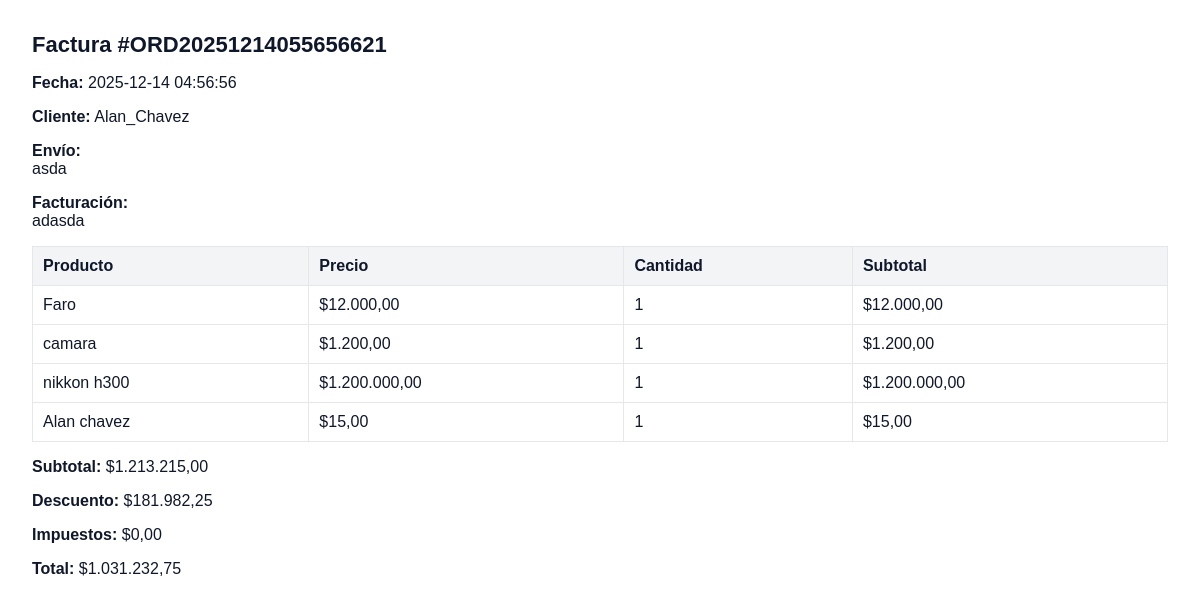
Screenshot of /admin/pedidos/factura?id=2 (signed in) with the database file from the repository.
### tables this page shows
CREATE TABLE `orders` (
  `id` int(11) NOT NULL AUTO_INCREMENT,
  `order_number` varchar(50) NOT NULL,
  `user_id` int(11) NOT NULL,
  `status` enum('pending','processing','shipped','delivered','cancelled','returned') DEFAULT 'pending',
  `total_amount` decimal(10,2) NOT NULL,
  `subtotal` decimal(10,2) NOT NULL,
  `tax_amount` decimal(10,2) DEFAULT 0.00,
  `discount_amount` decimal(10,2) DEFAULT 0.00,
  `coupon_code` varchar(50) DEFAULT NULL,
  `shipping_address` text NOT NULL,
  `billing_address` text DEFAULT NULL,
  `payment_method` varchar(50) DEFAULT NULL,
  `payment_status` enum('pending','completed','failed','refunded') DEFAULT 'pending',
  `transaction_id` varchar(100) DEFAULT NULL,
  `tracking_code` varchar(100) DEFAULT NULL,
  `shipping_status` varchar(100) DEFAULT NULL,
  `notes` text DEFAULT NULL,
  `created_at` timestamp NOT NULL DEFAULT current_timestamp(),
  `updated_at` timestamp NOT NULL DEFAULT current_timestamp() ON UPDATE current_timestamp(),
  PRIMARY KEY (`id`),
  UNIQUE KEY `order_number` (`order_number`),
  KEY `idx_user` (`user_id`),
  KEY `idx_status` (`status`),
  KEY `idx_payment_status` (`payment_status`),
  KEY `idx_created` (`created_at`),
  CONSTRAINT `orders_ibfk_1` FOREIGN KEY (`user_id`) REFERENCES `users` (`id`) ON DELETE CASCADE
);

CREATE TABLE `users` (
  `id` int(11) NOT NULL AUTO_INCREMENT,
  `uuid` char(36) NOT NULL,
  `nombre` varchar(150) NOT NULL,
  `email` varchar(150) NOT NULL,
  `password` varchar(255) NOT NULL,
  `role` enum('admin','cliente','Dueno') DEFAULT 'cliente',
  `created_at` timestamp NOT NULL DEFAULT current_timestamp(),
  `updated_at` timestamp NOT NULL DEFAULT current_timestamp() ON UPDATE current_timestamp(),
  PRIMARY KEY (`id`),
  UNIQUE KEY `uuid` (`uuid`),
  UNIQUE KEY `email` (`email`)
);

CREATE TABLE `order_items` (
  `id` int(11) NOT NULL AUTO_INCREMENT,
  `order_id` int(11) NOT NULL,
  `product_id` int(11) DEFAULT NULL,
  `product_name` varchar(255) NOT NULL,
  `price` decimal(10,2) NOT NULL,
  `quantity` int(11) NOT NULL,
  `subtotal` decimal(10,2) NOT NULL,
  PRIMARY KEY (`id`),
  KEY `idx_order` (`order_id`),
  KEY `idx_product` (`product_id`),
  CONSTRAINT `order_items_ibfk_1` FOREIGN KEY (`order_id`) REFERENCES `orders` (`id`) ON DELETE CASCADE
);

### src/controllers/OrderController.php (called while the page is built, shortened)
<?php
require_once __DIR__ . '/../core/db.php';
class OrderController
{
    private mysqli $conn;
    public function __construct()
    {
        global $conn;
        $this->conn = $conn;
    }
    private function fetchOrderById(int $orderId): ?array
    {
        $stmt = $this->conn->prepare("SELECT o.*, u.nombre as username FROM orders o LEFT JOIN users u ON o.user_id = u.id WHERE o.id = ?");
        $stmt->bind_param('i', $orderId);
        $stmt->execute();
        $order = $stmt->get_result()->fetch_assoc();
        $itemsStmt = $this->conn->prepare("SELECT * FROM order_items WHERE order_id = ?");
        $itemsStmt->bind_param('i', $orderId);
        $itemsStmt->execute();
        $order['items'] = $itemsStmt->get_result()->fetch_all(MYSQLI_ASSOC);
        return $order;
    }
    public function adminInvoice(): void
    {
        $orderId = isset($_GET['id']) ? (int)$_GET['id'] : 0;
        $order = $this->fetchOrderById($orderId);
        $orderLocal = $order;
        $order = $orderLocal;
        require __DIR__ . '/../views/orders/invoice.php';
    }
}

### index.php (called while the page is built, shortened)
<?php
require_once __DIR__ . '/src/core/router.php';

### src/views/orders/invoice.php (the view, shortened to what this page needs)
<!DOCTYPE html>
<html lang="es">
<head>
</head>
<body>
  <h1>Factura #<?= htmlspecialchars($order['order_number']) ?></h1>
  <p><strong>Fecha:</strong> <?= htmlspecialchars($order['created_at']) ?></p>
  <p><strong>Cliente:</strong> <?= htmlspecialchars($order['username'] ?? ('Usuario #' . $order['user_id'])) ?></p>
  <p><strong>Envío:</strong><br><?= nl2br(htmlspecialchars($order['shipping_address'])) ?></p>
  <?php if (!empty($order['billing_address'])): ?>
    <p><strong>Facturación:</strong><br><?= nl2br(htmlspecialchars($order['billing_address'])) ?></p>
  <?php endif; ?>
  <table>
    <thead>
      <tr>
        <th>Producto</th>
        <th>Precio</th>
        <th>Cantidad</th>
        <th>Subtotal</th>
      </tr>
    </thead>
    <tbody>
      <?php foreach ($order['items'] as $item): ?>
        <tr>
          <td><?= htmlspecialchars($item['product_name']) ?></td>
          <td>$<?= number_format($item['price'], 2, ',', '.') ?></td>
          <td><?= (int)$item['quantity'] ?></td>
          <td>$<?= number_format($item['subtotal'], 2, ',', '.') ?></td>
        </tr>
      <?php endforeach; ?>
    </tbody>
  </table>
  <div class="totals">
    <p><strong>Subtotal:</strong> $<?= number_format($order['subtotal'], 2, ',', '.') ?></p>
    <p><strong>Descuento:</strong> $<?= number_format($order['discount_amount'], 2, ',', '.') ?></p>
    <p><strong>Impuestos:</strong> $<?= number_format($order['tax_amount'], 2, ',', '.') ?></p>
    <p><strong>Total:</strong> $<?= number_format($order['total_amount'], 2, ',', '.') ?></p>
  </div>
</body>
</html>

### src/core/router.php (shortened to what this page needs)
<?php
$uri  = parse_url($_SERVER['REQUEST_URI'], PHP_URL_PATH);
$base = BASE_URL;
$path = trim(str_replace($base, '', $uri), '/');
$getActions = [
    'admin/usuarios/editar-form'        => ['controller' => 'AdminController',       'method' => 'userEditForm'],
    'admin/articulos/editar-form'       => ['controller' => 'ArticleController',     'method' => 'articleEditForm'],
    'admin/productos/editar-form'       => ['controller' => 'ProductController',     'method' => 'productEditForm'],
    'admin/categorias/editar-form'      => ['controller' => 'CategoryController',    'method' => 'categoryEditForm'],
    'admin/configuraciones/editar-form' => ['controller' => 'SettingsController',    'method' => 'settingsEditForm'],
    'admin/testimonios/editar-form'     => ['controller' => 'TestimonialController', 'method' => 'testimonialEditForm'],
    'admin/contacto/editar-form'        => ['controller' => 'ContactController',     'method' => 'contactEditForm'],
    'admin/cupones/editar-form'         => ['controller' => 'CouponController',      'method' => 'couponEditForm'],
    'admin/pedidos/editar-form'         => ['controller' => 'OrderController',       'method' => 'orderEditForm'],
    'admin/pedidos/factura'             => ['controller' => 'OrderController',       'method' => 'adminInvoice'],
    'admin/dashboard/events'            => ['controller' => 'AnalyticsController',   'method' => 'recent'],
    'admin/dashboard/data'              => ['controller' => 'AnalyticsController',   'method' => 'stats']
];
if ($_SERVER['REQUEST_METHOD'] === 'GET' && array_key_exists($path, $getActions)) {
    $action = $getActions[$path];
    (new $controllerClass)->{$action['method']}();
    return;
}

### src/views/orders/invoice.php (style rules this page uses)
body { font-family: Arial, sans-serif; margin: 32px; color: #0f172a; }
h1 { font-size: 22px; }
table { width: 100%; border-collapse: collapse; margin-top: 16px; }
th, td { border: 1px solid #e5e7eb; padding: 10px; text-align: left; }
th { background: #f3f4f6; }
.totals { margin-top: 12px; }

### rows the page displays
orders: order_number "ORD20251214055656621", created_at "2025-12-14 04:56:56", user.nombre "Alan_Chavez", shipping_address "asda", billing_address "adasda", subtotal "1.213.215,00", discount_amount "181.982,25", tax_amount "0,00", total_amount "1.031.232,75"
order_items: product_name "Faro", price "12.000,00", quantity "1", subtotal "12.000,00"
order_items: product_name "camara", price "1.200,00", quantity "1", subtotal "1.200,00"
order_items: product_name "nikkon h300", price "1.200.000,00", quantity "1", subtotal "1.200.000,00"
order_items: product_name "Alan chavez", price "15,00", quantity "1", subtotal "15,00"
